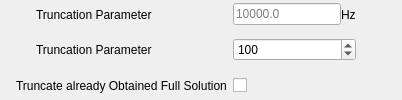
                <widget class="QWidget" name="widget_Spectrum_Truncation_Method" native="true">
                 <layout class="QGridLayout" name="gridLayout_31">
                  <property name="leftMargin">
                   <number>16</number>
                  </property>
                  <property name="topMargin">
                   <number>0</number>
                  </property>
                  <property name="rightMargin">
                   <number>0</number>
                  </property>
                  <property name="bottomMargin">
                   <number>0</number>
                  </property>
                  <item row="2" column="1">
                   <widget class="QWidget" name="widget_Truncate_Already_Obtained_Full_Solution" native="true">
                    <layout class="QGridLayout" name="gridLayout_15">
                     <property name="leftMargin">
                      <number>0</number>
                     </property>
                     <property name="topMargin">
                      <number>0</number>
                     </property>
                     <property name="rightMargin">
                      <number>0</number>
                     </property>
                     <property name="bottomMargin">
                      <number>0</number>
                     </property>
                     <property name="spacing">
                      <number>0</number>
                     </property>
                     <item row="0" column="0">
                      <widget class="QLabel" name="label_Truncate_Already_Obtained_Full_Solution">
                       <property name="font">
                        <font/>
                       </property>
                       <property name="text">
                        <string>Truncate already Obtained Full Solution</string>
                       </property>
                      </widget>
                     </item>
                    </layout>
                   </widget>
                  </item>
                  <item row="1" column="5">
                   <widget class="QWidget" name="widget_STM_6" native="true">
                    <layout class="QVBoxLayout" name="verticalLayout_54">
                     <property name="spacing">
                      <number>0</number>
                     </property>
                     <property name="leftMargin">
                      <number>0</number>
                     </property>
                     <property name="topMargin">
                      <number>0</number>
                     </property>
                     <property name="rightMargin">
                      <number>0</number>
                     </property>
                     <property name="bottomMargin">
                      <number>0</number>
                     </property>
                     <item>
                      <widget class="QPushButton" name="pushButton_Truncation_Parameter_2">
                       <property name="toolTip">
                        <string>&lt;html&gt;&lt;head/&gt;&lt;body&gt;&lt;p&gt;&lt;span style=&quot; font-size:14pt;&quot;&gt;In case of High Amplitude and Cutoff Methods, provide number of frequencies (integer) in the trucated spectrum. For Octave Band Method, provide the frequency, after which calculations in octave bands will be used.&lt;/span&gt;&lt;/p&gt;&lt;/body&gt;&lt;/html&gt;</string>
                       </property>
                       <property name="text">
                        <string/>
                       </property>
                       <property name="icon">
                        <iconset resource="icons.qrc">
                         <normaloff>:/icons/icons/info.png</normaloff>:/icons/icons/info.png</iconset>
                       </property>
                       <property name="iconSize">
                        <size>
                         <width>24</width>
                         <height>24</height>
                        </size>
                       </property>
                       <property name="flat">
                        <bool>true</bool>
                       </property>
                      </widget>
                     </item>
                    </layout>
                   </widget>
                  </item>
                  <item row="1" column="3">
                   <widget class="QWidget" name="widget_STM_5" native="true">
                    <layout class="QVBoxLayout" name="verticalLayout_49">
                     <property name="spacing">
                      <number>0</number>
                     </property>
                     <property name="leftMargin">
                      <number>0</number>
                     </property>
                     <property name="topMargin">
                      <number>0</number>
                     </property>
                     <property name="rightMargin">
                      <number>0</number>
                     </property>
                     <property name="bottomMargin">
                      <number>0</number>
                     </property>
                     <item>
                      <widget class="QSpinBox" name="spinBox_Truncation_Parameter">
                       <property name="sizePolicy">
                        <sizepolicy hsizetype="MinimumExpanding" vsizetype="Fixed">
                         <horstretch>0</horstretch>
                         <verstretch>0</verstretch>
                        </sizepolicy>
                       </property>
                       <property name="maximum">
                        <number>999999999</number>
                       </property>
                       <property name="value">
                        <number>100</number>
                       </property>
                      </widget>
                     </item>
                    </layout>
                   </widget>
                  </item>
                  <item row="0" column="1">
                   <widget class="QWidget" name="widget_STM_1" native="true">
                    <layout class="QVBoxLayout" name="verticalLayout_51">
                     <property name="spacing">
                      <number>0</number>
                     </property>
                     <property name="leftMargin">
                      <number>20</number>
                     </property>
                     <property name="topMargin">
                      <number>0</number>
                     </property>
                     <property name="rightMargin">
                      <number>0</number>
                     </property>
                     <property name="bottomMargin">
                      <number>0</number>
                     </property>
                     <item>
                      <widget class="QLabel" name="label_Truncation_Parameter">
                       <property name="font">
                        <font/>
                       </property>
                       <property name="text">
                        <string>Truncation Parameter</string>
                       </property>
                      </widget>
                     </item>
                    </layout>
                   </widget>
                  </item>
                  <item row="0" column="5">
                   <widget class="QWidget" name="widget_STM_3" native="true">
                    <layout class="QVBoxLayout" name="verticalLayout_53">
                     <property name="spacing">
                      <number>0</number>
                     </property>
                     <property name="leftMargin">
                      <number>0</number>
                     </property>
                     <property name="topMargin">
                      <number>0</number>
                     </property>
                     <property name="rightMargin">
                      <number>0</number>
                     </property>
                     <property name="bottomMargin">
                      <number>0</number>
                     </property>
                     <item>
                      <widget class="QPushButton" name="pushButton_Truncation_Parameter">
                       <property name="toolTip">
                        <string>&lt;html&gt;&lt;head/&gt;&lt;body&gt;&lt;p&gt;&lt;span style=&quot; font-size:14pt;&quot;&gt;In case of High Amplitude and Cutoff Methods, provide number of frequencies (integer) in the trucated spectrum. For Octave Band Method, provide the frequency, after which calculations in octave bands will be used.&lt;/span&gt;&lt;/p&gt;&lt;/body&gt;&lt;/html&gt;</string>
                       </property>
                       <property name="text">
                        <string/>
                       </property>
                       <property name="icon">
                        <iconset resource="icons.qrc">
                         <normaloff>:/icons/icons/info.png</normaloff>:/icons/icons/info.png</iconset>
                       </property>
                       <property name="iconSize">
                        <size>
                         <width>24</width>
                         <height>24</height>
                        </size>
                       </property>
                       <property name="flat">
                        <bool>true</bool>
                       </property>
                      </widget>
                     </item>
                    </layout>
                   </widget>
                  </item>
                  <item row="1" column="1">
                   <widget class="QWidget" name="widget_STM_4" native="true">
                    <layout class="QVBoxLayout" name="verticalLayout_50">
                     <property name="spacing">
                      <number>0</number>
                     </property>
                     <property name="leftMargin">
                      <number>20</number>
                     </property>
                     <property name="topMargin">
                      <number>0</number>
                     </property>
                     <property name="rightMargin">
                      <number>0</number>
                     </property>
                     <property name="bottomMargin">
                      <number>0</number>
                     </property>
                     <item>
                      <widget class="QLabel" name="label_17">
                       <property name="text">
                        <string>Truncation Parameter</string>
                       </property>
                      </widget>
                     </item>
                    </layout>
                   </widget>
                  </item>
                  <item row="0" column="3">
                   <widget class="QWidget" name="widget_STM_2" native="true">
                    <layout class="QHBoxLayout" name="horizontalLayout_4">
                     <property name="spacing">
                      <number>0</number>
                     </property>
                     <property name="leftMargin">
                      <number>0</number>
                     </property>
                     <property name="topMargin">
                      <number>0</number>
                     </property>
                     <property name="rightMargin">
                      <number>0</number>
                     </property>
                     <property name="bottomMargin">
                      <number>0</number>
                     </property>
                     <item>
                      <widget class="QLineEdit" name="lineEdit_Truncation_Parameter">
                       <property name="font">
                        <font/>
                       </property>
                       <property name="placeholderText">
                        <string>10000.0</string>
                       </property>
                      </widget>
                     </item>
                     <item>
                      <widget class="QLabel" name="label_21">
                       <property name="font">
                        <font/>
                       </property>
                       <property name="text">
                        <string>Hz</string>
                       </property>
                      </widget>
                     </item>
                    </layout>
                   </widget>
                  </item>
                  <item row="2" column="3">
                   <widget class="QWidget" name="widget_Truncate_Already_Obtained_Full_Solution_2" native="true">
                    <layout class="QGridLayout" name="gridLayout_20">
                     <property name="leftMargin">
                      <number>0</number>
                     </property>
                     <property name="topMargin">
                      <number>0</number>
                     </property>
                     <property name="rightMargin">
                      <number>0</number>
                     </property>
                     <property name="bottomMargin">
                      <number>0</number>
                     </property>
                     <property name="spacing">
                      <number>0</number>
                     </property>
                     <item row="0" column="0">
                      <widget class="QCheckBox" name="checkBox_Truncate_The_Obtained_Full_Solution">
                       <property name="font">
                        <font/>
                       </property>
                       <property name="layoutDirection">
                        <enum>Qt::LeftToRight</enum>
                       </property>
                       <property name="text">
                        <string/>
                       </property>
                      </widget>
                     </item>
                    </layout>
                   </widget>
                  </item>
                  <item row="2" column="5">
                   <widget class="QWidget" name="widget_Truncate_Already_Obtained_Full_Solution_3" native="true">
                    <layout class="QGridLayout" name="gridLayout_23">
                     <property name="leftMargin">
                      <number>0</number>
                     </property>
                     <property name="topMargin">
                      <number>0</number>
                     </property>
                     <property name="rightMargin">
                      <number>0</number>
                     </property>
                     <property name="bottomMargin">
                      <number>0</number>
                     </property>
                     <property name="spacing">
                      <number>0</number>
                     </property>
                     <item row="0" column="0">
                      <widget class="QPushButton" name="pushButton_Truncate_The_Obtained_Full_Solution">
                       <property name="toolTip">
                        <string>&lt;html&gt;&lt;head/&gt;&lt;body&gt;&lt;p&gt;&lt;span style=&quot; font-size:14pt;&quot;&gt;Check if the Spectrum Truncation Method will be applied to the already computed full spectrum solution. Can be used only for High Amplitude and Cutoff Methods.&lt;/span&gt;&lt;/p&gt;&lt;/body&gt;&lt;/html&gt;</string>
                       </property>
                       <property name="text">
                        <string/>
                       </property>
                       <property name="icon">
                        <iconset resource="icons.qrc">
                         <normaloff>:/icons/icons/info.png</normaloff>:/icons/icons/info.png</iconset>
                       </property>
                       <property name="iconSize">
                        <size>
                         <width>24</width>
                         <height>24</height>
                        </size>
                       </property>
                       <property name="flat">
                        <bool>true</bool>
                       </property>
                      </widget>
                     </item>
                    </layout>
                   </widget>
                  </item>
                 </layout>
                </widget>
